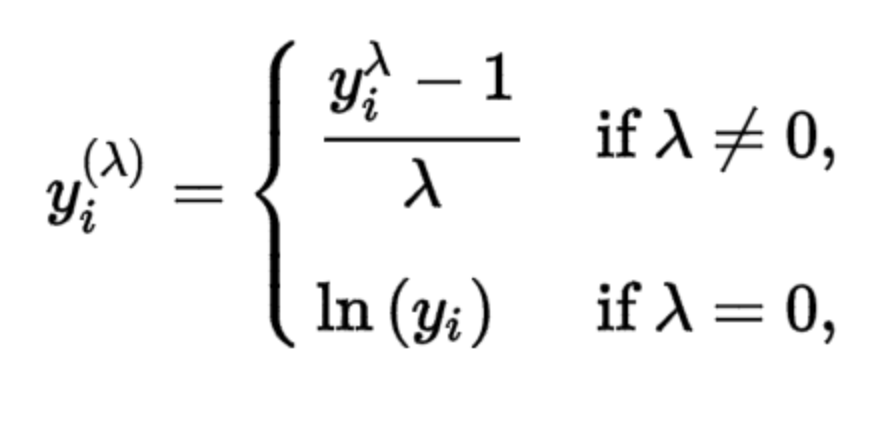
#> input picture Statistics & Probability/Skew/Remove Skew/images/boxcox.png, 884 x 422 px, found by its file name
$ jupyter execute 'box-cox transformation.ipynb'
#> lines starting #> are read from the running program, lines starting #| are printed output that depends on the picture
1. [Box-Cox Transformation - Gaussian](#box-cox-transformation---gaussian)

#### Box-Cox Transformation - Gaussian:
- reduces skewness and kurtosis of data
- helps in outlier detection
- λ is the transformation factor and it ranges between +5 to -5
- it works only with positive values and if zero or negative values is present it results in error
- Based on λ value:
    - λ = 1 => no transformation
    - λ = 0 => log base e transformation
    - λ = 0.5 => square root transformation
    - λ = -0.5 => square root & reciprocal transformation
    - λ = -1 => reciprocal transformation

[cell 1]
from PIL import Image
from IPython.display import display

img = Image.open('images/boxcox.png')
#> img is the input picture: PIL image 884x422 P; mean R, G, B 244.7, 244.7, 244.7
new_image = img.resize((380, 180))
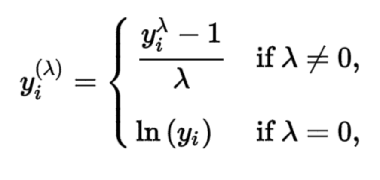
#> new_image: PIL image 380x180 P; min 0, max 255, mean 244.6
display(new_image)


$ run again, with Statistics & Probability/Skew/Remove Skew/images/exp.png copied over Statistics & Probability/Skew/Remove Skew/images/boxcox.png
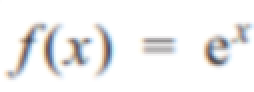
#> input picture Statistics & Probability/Skew/Remove Skew/images/exp.png, 127 x 46 px, found by its file name (shown 2 times larger)
#> img is the input picture: PIL image 127x46 RGBA; mean R, G, B, A 241.5, 241.3, 241.3, 255
#> `new_image = img.resize((380, 180))`:
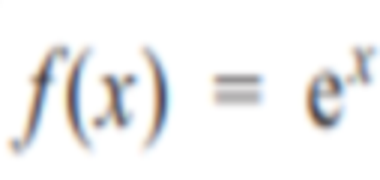
#> new_image: PIL image 380x180 RGBA; mean R, G, B, A 241.5, 241.3, 241.3, 255

$ run again, with Statistics & Probability/Skew/Remove Skew/images/log.png copied over Statistics & Probability/Skew/Remove Skew/images/boxcox.png
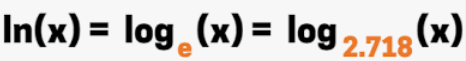
#> input picture Statistics & Probability/Skew/Remove Skew/images/log.png, 466 x 61 px, found by its file name
#> img is the input picture: PIL image 466x61 RGBA; mean R, G, B, A 209, 205.2, 202.7, 255
#> `new_image = img.resize((380, 180))`:
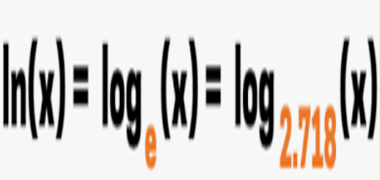
#> new_image: PIL image 380x180 RGBA; mean R, G, B, A 209.1, 205.4, 202.8, 255

$ run again, with Statistics & Probability/Skew/Remove Skew/images/reciprocal.png copied over Statistics & Probability/Skew/Remove Skew/images/boxcox.png
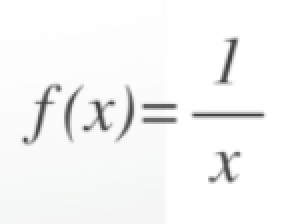
#> input picture Statistics & Probability/Skew/Remove Skew/images/reciprocal.png, 148 x 112 px, found by its file name (shown 2 times larger)
#> img is the input picture: PIL image 148x112 RGBA; mean R, G, B, A 246.1, 246.3, 246.3, 255
#> `new_image = img.resize((380, 180))`:
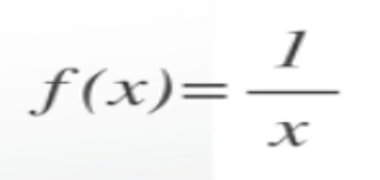
#> new_image: PIL image 380x180 RGBA; mean R, G, B, A 246.1, 246.3, 246.3, 255
